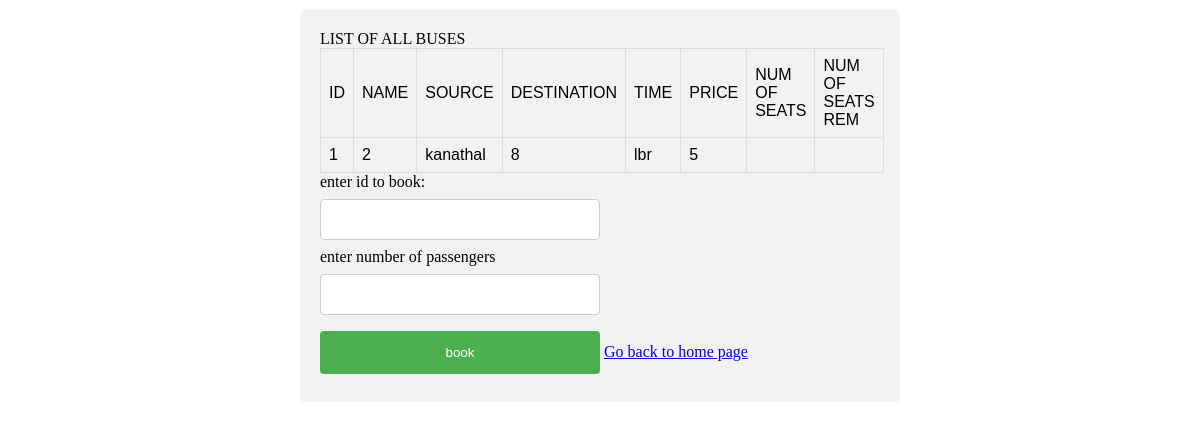
Screenshot of /bookinglist.html (signed in) with the database file from the repository.
### tables this page shows
CREATE TABLE "book" (
	`bookid`	INTEGER,
	`busid`	TEXT,
	`busname`	TEXT,
	`userid`	TEXT,
	`username`	TEXT,
	`nopass`	TEXT,
	PRIMARY KEY(`bookid`)
);

### __init__.py (the view)
@app.route('/bookinglist.html')
def bookinglist():
    username = session['username']
    con = sql.connect("database.db")
    con.row_factory = sql.Row
    cur = con.cursor()
    cur.execute("select * from book")
    rows = cur.fetchall();
    msg = "LIST OF ALL BUSES"
    return render_template("list.html", rows=rows, msg=msg, user=username)

### templates/list.html (shortened to what this page needs)
<!doctype html>
<html>
   <body>
<div>
<form method="POST" action="{{ url_for('booking') }}"
   <h3>{{msg}}</h3>
      <table border = 1 id="customers">
         <thead>
            <td>ID</td>
            <td>NAME</td>
            <td>SOURCE</td>
            <td>DESTINATION</td>
            <td>TIME</td>
            <td>PRICE</td>
<td>NUM OF SEATS</td>
<td>NUM OF SEATS REM</td>
         </thead>
         {% for row in rows %}
            <tr>
               <td>{{row[0]}}</td>
               <td>{{row[1]}}</td>
               <td> {{ row[2]}}</td>
               <td>{{row[3]}}</td>
	<td>{{row[4]}}</td>
	<td>{{row[5]}}</td>
<td>{{row[6]}}</td>
<td>{{row[7]}}</td>
            </tr>
         {% endfor %}
      </table>
{% if user!='admin'   %}
enter id to book: <br>
<input type="number" name="id" autocomplete="off">
<br>
enter number of passengers <br>
<input type="number" name="nop" autocomplete="off">
<br>
<input type="submit" value="book">
{% endif %}
{% if user!='admin'   %}
      <a href="/user">Go back to home page</a>
{% else %}
<a href="/user">Go back to home page</a>
{% endif %}
     </form>
</div>
   </body>
</html>

### templates/list.html (style rules this page uses)
body { margin: auto; width: 50%; padding: 10px; }
input { width: 50%; padding: 12px 20px; margin: 8px 0; display: inline-block; border: 1px solid #ccc; border-radius: 4px; box-sizing: border-box; }
input[type=submit] { width: 50%; background-color: #4CAF50; color: white; padding: 14px 20px; margin: 8px 0; border: none; border-radius: 4px; cursor: pointer; }
div { border-radius: 5px; background-color: #f2f2f2; padding: 20px; }
#customers { font-family: "Trebuchet MS", Arial, Helvetica, sans-serif; border-collapse: collapse; width: 100%; }
#customers td, #customers th { border: 1px solid #ddd; padding: 8px; }

### rows the page displays
book: bookid "1", busid "2", busname "kanathal", userid "8", username "lbr", nopass "5"

### other values shown
{{ msg }} "LIST OF ALL BUSES"
